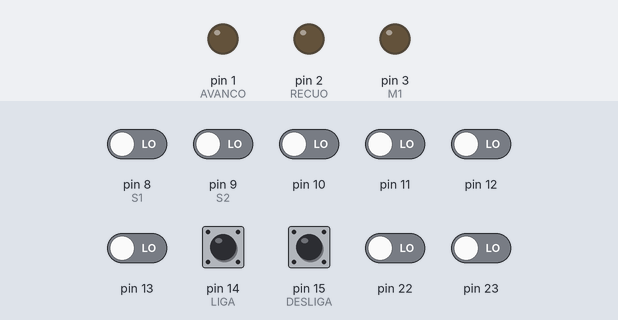
A sketch run on a simulated Arduino Uno, built with avr-gcc and run on an emulated ATmega328P. Parts: output pins drawn as LEDs (lit = HIGH). The test bench sets the inputs (shaded band); at power-on: pin 14 (LIGA), pin 15 (DESLIGA) HIGH, pin 8 (S1), pin 9 (S2), pin 10–13, pin 22, pin 23 LOW.

Above: at 0.8 s.
0.9 s: pin 8 (S1) driven HIGH
At 1.2 s:
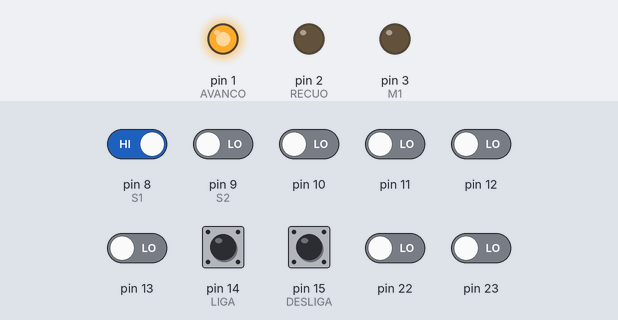
2.4 s: pin 9 (S2) driven HIGH
At 3.5 s:
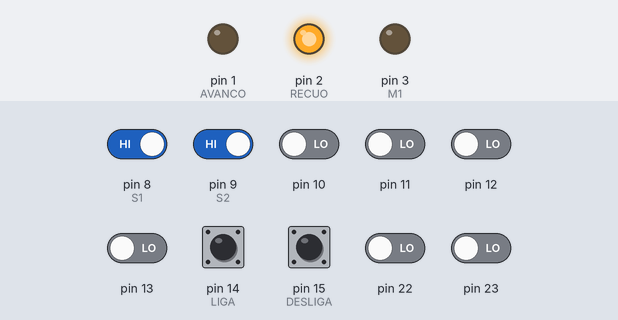
3.9 s: pin 14 (LIGA) pulled LOW for 0.15 s
At 4.7 s:
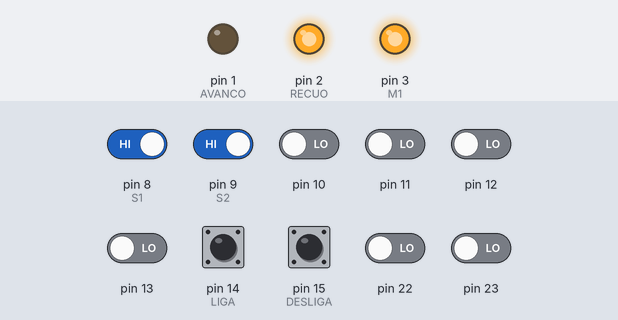
5.5 s: pin 8 (S1) driven LOW
At 5.9 s:
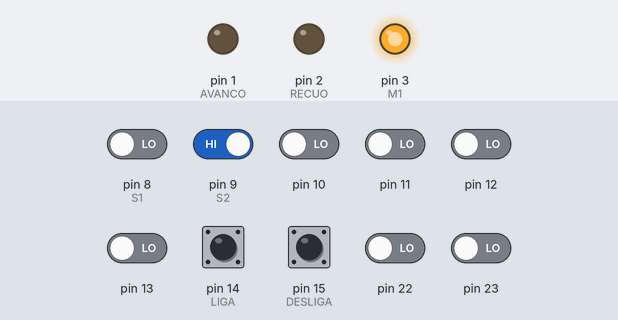
7.0 s: pin 15 (DESLIGA) pulled LOW for 0.15 s
At 8.2 s:
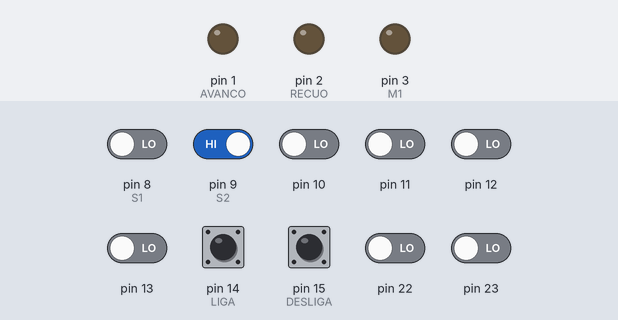
8.6 s: pin 14 (LIGA) pulled LOW for 1 s
At 9.5 s:
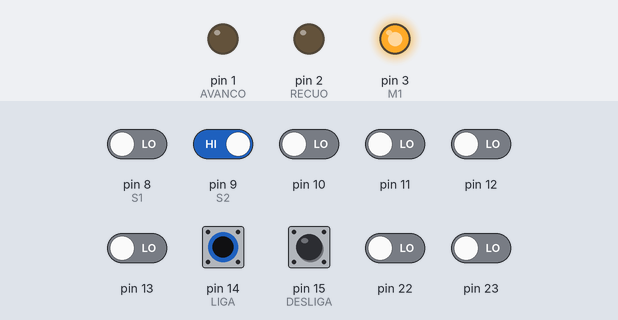
Timing chart, 0 to 11.6 s (numbered marks = the images above; inputs shaded):
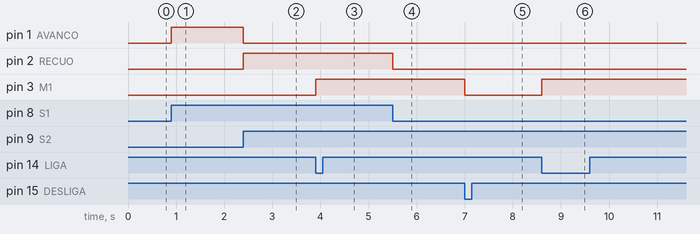

The sketch:

ex_2_relatorio_2.ino
```cpp
#define LIGA (1 << PC0)
#define DESLIGA (1 << PC1)
#define S1 (1 << PB0)
#define S2 (1 << PB1)
#define AVANCO (1 << PD1)
#define RECUO (1 << PD2)
#define M1 (1 << PD3)

int main(void) {
    DDRD = (AVANCO + RECUO + M1);
    PORTD &= ~(AVANCO + RECUO + M1);

    PORTC = (LIGA + DESLIGA);

    PCICR = (1 << PCIE0);
    PCMSK0 = (S1 + S2);

    sei();

    for(;;) {
        short int liga, desliga;
        liga = PINC & LIGA;
        desliga = PINC & DESLIGA;

        if(desliga == 0) {
            PORTD &= ~(AVANCO + RECUO + M1);
        }

        if(liga == 0) {
            PORTD |= M1;
        }
    }
}

ISR(PCINT0_vect) {
    short int sensor1, sensor2;
    sensor1 = PINB & S1;
    sensor2 = PINB & S2;

    if(sensor1 == S1 && sensor2 == 0 && (PIND & RECUO) == 0) {
        PORTD |= AVANCO;
    }

    if(sensor1 == S1 && sensor2 == S2) {
        PORTD &= ~(AVANCO + M1);
        PORTD |= RECUO;
    }

    if(sensor1 == 0 && (PIND & RECUO) == RECUO) {
        PORTD &= ~(RECUO + AVANCO);
    }
}
```

Measured:
- after the input at 0.9 s, pin 1 (AVANCO): LOW → HIGH at once
- after the input at 2.4 s, pin 1 (AVANCO): HIGH → LOW at once; pin 2 (RECUO): LOW → HIGH at once
- after the input at 3.9 s, pin 3 (M1): LOW → HIGH at once
- after the input at 5.5 s, pin 2 (RECUO): HIGH → LOW at once
- after the input at 7.0 s, pin 3 (M1): HIGH → LOW at once
- after the input at 8.6 s, pin 3 (M1): LOW → HIGH at once
